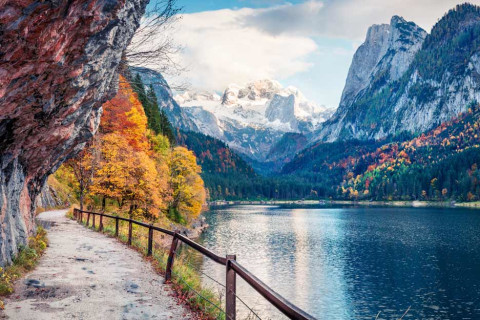
#> input picture final test/ques2filter/Task_in.jpg, 480 x 320 px, found by its file name
$ jupyter execute main.ipynb
#> lines starting #> are read from the running program, lines starting #| are printed output that depends on the picture; after the words box and inside, x2 and y2 are one past the last pixel; in counts of white or black regions, pixels touching at a corner belong together
[cell 1]
import cv2
from matplotlib import pyplot as plt
import numpy as np

#### Q10- read “Task_in” image and then print image shape ,plot the image using
#### matplotlib and opencv then edit the right corner pixel to be red color then save the
#### image as (.jpg,.npg) to your current folder name it “my_image.png” then read both
#### image again. “Make your observation”.

[cell 2]
img=cv2.imread("Task_in.jpg")
#> img is the input picture: shape (320, 480, 3); mean B, G, R 135.1, 128.7, 120.7

[cell 3]
img.shape
#> Out = (320, 480, 3)

[cell 4]
img[0][20]=[0,0,255]
#> img: shape (320, 480, 3); under 0.01% of pixels changed, all inside (x1, y1, x2, y2) = (20, 0, 21, 1)

[cell 5]
img

[cell 6]
cv2.imwrite("my_image.png",img)
#> Out = True

[cell 7]
my_image=cv2.imread("my_image.png")
img=cv2.imread("Task_in.jpg")

[cell 8]
plt.imshow(img)

[cell 9]
plt.imshow(my_image[:,:,::-1])

### Observation
***
When the colors of the right corner was changed in an bgr format before saving the image to a png (which have a significance increase in size due to its lossless compression) then we imported back both images we find its rgb format of each pixel inverted thus we have to invert the image bgr tuple to appear in the correct form on matplot lib imshow function which is contrary to that of opencv imshow function which accepts a bgr formated pixels and print the correct image

#### Q11- make 51\*51\*3 RGB image with Blue color then save it as”Blue.jpg

[cell 10]
blue = np.ones((51,51,3))
blue[:,:]=[0,0,255]
cv2.imwrite("Blue.jpg",blue[:,:,::-1])
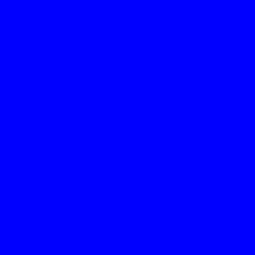
#> saved as Blue.jpg: shape (51, 51, 3) (shown 5 times larger); mean B, G, R 255, 0, 0
plt.imshow(blue)

[cell 11]
def nothing(x):
    print(x)
cv2.namedWindow("colors")
cv2.createTrackbar('R','colors',0,255,lambda x:print(x))
cv2.createTrackbar('G','colors',0,255,lambda x:print(x))
cv2.createTrackbar('B','colors',0,255,lambda x:print(x))
img=np.zeros((500,500,3),dtype=np.uint8)
while True:
    r=cv2.getTrackbarPos('R','colors')
    g=cv2.getTrackbarPos('G','colors')
    b=cv2.getTrackbarPos('B','colors')
    img[:]=[b,g,r]
    cv2.imshow("colors",img)# BGR
    k=cv2.waitKey(1000)
#> (key q is pressed here)
    if k==ord('q'):
        break
cv2.destroyAllWindows()
